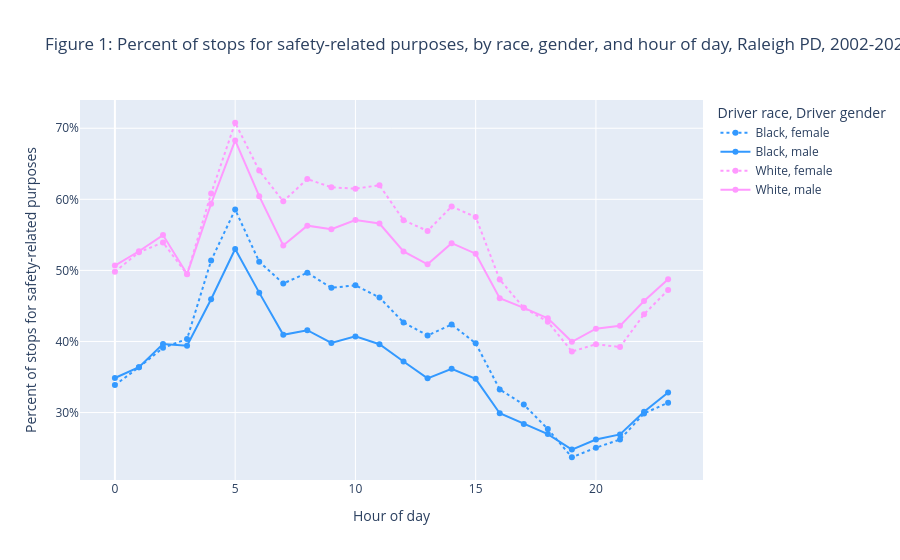

Notebook source saved alongside this figure:
### Code cell
mask = (df["stop_purpose_group"] == "Safety Violation") & (
    df["driver_race"].isin(["Black", "White"])
)
fig = px.line(
    df[mask],
    x="hour_of_day",
    y="percent_stops_for_race_gender",
    color="driver_race",
    title="Figure 1: Percent of stops for safety-related purposes, by race, gender, and hour of day, Raleigh PD, 2002-2022",
    labels={
        "percent_stops_for_race_gender": "Percent of stops for safety-related purposes",
        "hour_of_day": "Hour of day",
        "driver_race": "Driver race",
        "driver_gender": "Driver gender",
    },
    color_discrete_sequence=(px.colors.diverging.Picnic[1], px.colors.diverging.Picnic[7]),
    height=600,
    markers=True,
    line_dash="driver_gender",
    line_dash_map={"male": "solid", "female": "dot"},
    line_group="driver_gender",
)
fig.layout.yaxis.tickformat = ",.0%"
fig.update_traces(textposition="bottom right")

### Figure 1 — Plotly figure (JSON) as saved in the notebook; plotly's stock layout.template omitted (floating-point values rounded to 4 significant figures)
{"data": [{"hovertemplate": "Driver race=Black<br>Driver gender=female<br>Hour of day=%{x}<br>Percent of stops for safety-related purposes=%{y}<extra></extra>", "legendgroup": "Black, female", "line": {"color": "rgb(51,153,255)", "dash": "dot"}, "marker": {"symbol": "circle"}, "mode": "lines+markers", "name": "Black, female", "orientation": "v", "showlegend": true, "textposition": "bottom right", "type": "scatter", "x": [0, 1, 2, 3, 4, 5, 6, 7, 8, 9, 10, 11, 12, 13, 14, 15, 16, 17, 18, 19, 20, 21, 22, 23], "xaxis": "x", "y": [0.3386, 0.3636, 0.391, 0.4035, 0.5138, 0.5856, 0.5122, 0.4815, 0.4967, 0.4755, 0.479, 0.4619, 0.4267, 0.4085, 0.4238, 0.3975, 0.3325, 0.3112, 0.2768, 0.2371, 0.2505, 0.262, 0.2988, 0.3139], "yaxis": "y"}, {"hovertemplate": "Driver race=Black<br>Driver gender=male<br>Hour of day=%{x}<br>Percent of stops for safety-related purposes=%{y}<extra></extra>", "legendgroup": "Black, male", "line": {"color": "rgb(51,153,255)", "dash": "solid"}, "marker": {"symbol": "circle"}, "mode": "lines+markers", "name": "Black, male", "orientation": "v", "showlegend": true, "textposition": "bottom right", "type": "scatter", "x": [0, 1, 2, 3, 4, 5, 6, 7, 8, 9, 10, 11, 12, 13, 14, 15, 16, 17, 18, 19, 20, 21, 22, 23], "xaxis": "x", "y": [0.3486, 0.3638, 0.3965, 0.3939, 0.4594, 0.5301, 0.4687, 0.4094, 0.4158, 0.3979, 0.4071, 0.3961, 0.3718, 0.3481, 0.3615, 0.3474, 0.2991, 0.284, 0.2697, 0.2479, 0.2621, 0.2693, 0.3012, 0.3282], "yaxis": "y"}, {"hovertemplate": "Driver race=White<br>Driver gender=female<br>Hour of day=%{x}<br>Percent of stops for safety-related purposes=%{y}<extra></extra>", "legendgroup": "White, female", "line": {"color": "rgb(255,153,255)", "dash": "dot"}, "marker": {"symbol": "circle"}, "mode": "lines+markers", "name": "White, female", "orientation": "v", "showlegend": true, "textposition": "bottom right", "type": "scatter", "x": [0, 1, 2, 3, 4, 5, 6, 7, 8, 9, 10, 11, 12, 13, 14, 15, 16, 17, 18, 19, 20, 21, 22, 23], "xaxis": "x", "y": [0.4981, 0.5256, 0.5393, 0.4945, 0.6081, 0.7077, 0.6404, 0.5972, 0.6285, 0.6169, 0.615, 0.6198, 0.5706, 0.5555, 0.5898, 0.5751, 0.487, 0.4474, 0.4277, 0.3858, 0.3961, 0.3922, 0.4383, 0.4723], "yaxis": "y"}, {"hovertemplate": "Driver race=White<br>Driver gender=male<br>Hour of day=%{x}<br>Percent of stops for safety-related purposes=%{y}<extra></extra>", "legendgroup": "White, male", "line": {"color": "rgb(255,153,255)", "dash": "solid"}, "marker": {"symbol": "circle"}, "mode": "lines+markers", "name": "White, male", "orientation": "v", "showlegend": true, "textposition": "bottom right", "type": "scatter", "x": [0, 1, 2, 3, 4, 5, 6, 7, 8, 9, 10, 11, 12, 13, 14, 15, 16, 17, 18, 19, 20, 21, 22, 23], "xaxis": "x", "y": [0.5067, 0.5269, 0.5497, 0.4948, 0.5937, 0.6829, 0.6044, 0.535, 0.5629, 0.5579, 0.5709, 0.566, 0.5267, 0.5086, 0.5384, 0.5235, 0.4609, 0.4474, 0.4326, 0.3996, 0.418, 0.422, 0.4569, 0.4875], "yaxis": "y"}], "layout": {"autosize": true, "legend": {"title": {"text": "Driver race, Driver gender"}, "tracegroupgap": 0}, "title": {"text": "Figure 1: Percent of stops for safety-related purposes, by race, gender, and hour of day, Raleigh PD, 2002-2022"}, "xaxis": {"anchor": "y", "autorange": true, "domain": [0, 1], "range": [-1.379, 24.38], "title": {"text": "Hour of day"}, "type": "linear"}, "yaxis": {"anchor": "x", "autorange": true, "domain": [0, 1], "range": [0.2057, 0.7392], "tickformat": ",.0%", "title": {"text": "Percent of stops for safety-related purposes"}, "type": "linear"}}}
